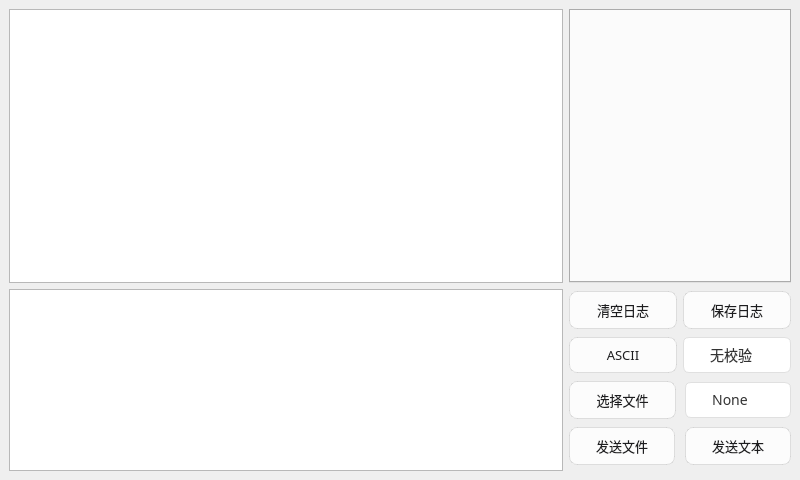
<?xml version="1.0" encoding="UTF-8"?>
<ui version="4.0">
 <class>MainWindow</class>
 <widget class="QMainWindow" name="MainWindow">
  <property name="geometry">
   <rect>
    <x>0</x>
    <y>0</y>
    <width>800</width>
    <height>480</height>
   </rect>
  </property>
  <property name="font">
   <font>
    <family>微软雅黑</family>
   </font>
  </property>
  <property name="windowTitle">
   <string>MainWindow</string>
  </property>
  <widget class="QWidget" name="centralwidget">
   <layout class="QVBoxLayout" name="verticalLayout_3">
    <item>
     <layout class="QVBoxLayout" name="verticalLayout_2" stretch="3,2">
      <item>
       <layout class="QHBoxLayout" name="horizontalLayout" stretch="5,2">
        <item>
         <widget class="QTextBrowser" name="textBrowser"/>
        </item>
        <item>
         <widget class="QTabWidget" name="tabWidget"/>
        </item>
       </layout>
      </item>
      <item>
       <layout class="QHBoxLayout" name="horizontalLayout_6" stretch="5,2">
        <item>
         <widget class="QTextEdit" name="textEdit"/>
        </item>
        <item>
         <layout class="QVBoxLayout" name="verticalLayout">
          <item>
           <layout class="QHBoxLayout" name="horizontalLayout_2">
            <item>
             <widget class="QPushButton" name="clearLog">
              <property name="styleSheet">
               <string notr="true">QPushButton {
    background-color: rgba(255, 255, 255, 0.8);
    color: #1d1d1f;
    border: 1px solid rgba(0, 0, 0, 0.1);
    border-radius: 8px;
    font-size: 13px;
    padding: 8px 16px;
}

QPushButton:hover {
    background-color: rgba(255, 255, 255, 0.9);
    border-color: rgba(0, 0, 0, 0.15);
}

QPushButton:pressed {
    background-color: rgba(245, 245, 247, 0.9);
}</string>
              </property>
              <property name="text">
               <string>清空日志</string>
              </property>
             </widget>
            </item>
            <item>
             <widget class="QPushButton" name="saveLog">
              <property name="styleSheet">
               <string notr="true">QPushButton {
    background-color: rgba(255, 255, 255, 0.8);
    color: #1d1d1f;
    border: 1px solid rgba(0, 0, 0, 0.1);
    border-radius: 8px;
    font-size: 13px;
    padding: 8px 16px;
}

QPushButton:hover {
    background-color: rgba(255, 255, 255, 0.9);
    border-color: rgba(0, 0, 0, 0.15);
}

QPushButton:pressed {
    background-color: rgba(245, 245, 247, 0.9);
}</string>
              </property>
              <property name="text">
               <string>保存日志</string>
              </property>
             </widget>
            </item>
           </layout>
          </item>
          <item>
           <layout class="QHBoxLayout" name="horizontalLayout_3">
            <item>
             <widget class="QPushButton" name="hexBtn">
              <property name="styleSheet">
               <string notr="true">QPushButton {
    background-color: rgba(255, 255, 255, 0.8);
    color: #1d1d1f;
    border: 1px solid rgba(0, 0, 0, 0.1);
    border-radius: 8px;
    font-size: 13px;
    padding: 8px 16px;
}

QPushButton:hover {
    background-color: rgba(255, 255, 255, 0.9);
    border-color: rgba(0, 0, 0, 0.15);
}

QPushButton:pressed {
    background-color: rgba(245, 245, 247, 0.9);
}</string>
              </property>
              <property name="text">
               <string>ASCII</string>
              </property>
             </widget>
            </item>
            <item>
             <widget class="QComboBox" name="checkBox">
              <property name="font">
               <font>
                <family>微软雅黑</family>
                <pointsize>-1</pointsize>
               </font>
              </property>
              <property name="styleSheet">
               <string notr="true">/* 统一所有输入框（QLineEdit + QComboBox）的样式 */
 QComboBox {
    background-color: #ffffff;
    border: 1px solid #e0e0e0;
    border-radius: 6px;
    padding: 6px 8px;
    font-size: 14px;
    color: #333333;
}

/* 彻底隐藏QComboBox下拉区域：宽度设为0，无任何交互 */
QComboBox::drop-down {
    border: none;
    background-color: transparent;
    width: 0px; /* 关键：将下拉区域宽度设为0，视觉上完全消失 */
}
QComboBox::down-arrow {
    image: none; /* 清空箭头图标，避免资源加载警告 */
    width: 0px;
    height: 0px;
}

/* 可选：QComboBox 编辑区域文字居中（兼容可编辑场景） */
QComboBox QAbstractItemView {
    text-align: center;
    alignment: AlignCenter;
}</string>
              </property>
              <property name="editable">
               <bool>false</bool>
              </property>
              <item>
               <property name="text">
                <string>     无校验</string>
               </property>
              </item>
              <item>
               <property name="text">
                <string>校验和</string>
               </property>
              </item>
              <item>
               <property name="text">
                <string>异或校验</string>
               </property>
              </item>
              <item>
               <property name="text">
                <string>CRC16</string>
               </property>
              </item>
             </widget>
            </item>
           </layout>
          </item>
          <item>
           <layout class="QHBoxLayout" name="horizontalLayout_4" stretch="1,1">
            <property name="spacing">
             <number>9</number>
            </property>
            <item>
             <widget class="QPushButton" name="selectFile">
              <property name="sizePolicy">
               <sizepolicy hsizetype="Ignored" vsizetype="Fixed">
                <horstretch>0</horstretch>
                <verstretch>0</verstretch>
               </sizepolicy>
              </property>
              <property name="styleSheet">
               <string notr="true">QPushButton {
    background-color: rgba(255, 255, 255, 0.8);
    color: #1d1d1f;
    border: 1px solid rgba(0, 0, 0, 0.1);
    border-radius: 8px;
    font-size: 13px;
    padding: 8px 16px;
}

QPushButton:hover {
    background-color: rgba(255, 255, 255, 0.9);
    border-color: rgba(0, 0, 0, 0.15);
}

QPushButton:pressed {
    background-color: rgba(245, 245, 247, 0.9);
}</string>
              </property>
              <property name="text">
               <string>选择文件</string>
              </property>
             </widget>
            </item>
            <item>
             <widget class="QComboBox" name="ProtocolBox">
              <property name="sizePolicy">
               <sizepolicy hsizetype="Expanding" vsizetype="Fixed">
                <horstretch>0</horstretch>
                <verstretch>0</verstretch>
               </sizepolicy>
              </property>
              <property name="styleSheet">
               <string notr="true">/* 统一所有输入框（QLineEdit + QComboBox）的样式 */
 QComboBox {
    background-color: #ffffff;
    border: 1px solid #e0e0e0;
    border-radius: 6px;
    padding: 6px 8px;
    font-size: 14px;
    color: #333333;
}

/* 彻底隐藏QComboBox下拉区域：宽度设为0，无任何交互 */
QComboBox::drop-down {
    border: none;
    background-color: transparent;
    width: 0px; /* 关键：将下拉区域宽度设为0，视觉上完全消失 */
}
QComboBox::down-arrow {
    image: none; /* 清空箭头图标，避免资源加载警告 */
    width: 0px;
    height: 0px;
}

/* 可选：QComboBox 编辑区域文字居中（兼容可编辑场景） */
QComboBox QAbstractItemView {
    text-align: center;
    alignment: AlignCenter;
}</string>
              </property>
              <item>
               <property name="text">
                <string>     None</string>
               </property>
              </item>
              <item>
               <property name="text">
                <string>CRC16-2-2</string>
               </property>
              </item>
             </widget>
            </item>
           </layout>
          </item>
          <item>
           <layout class="QHBoxLayout" name="horizontalLayout_5" stretch="1,1">
            <property name="spacing">
             <number>10</number>
            </property>
            <item>
             <widget class="QPushButton" name="fileBtn">
              <property name="styleSheet">
               <string notr="true">QPushButton {
    background-color: rgba(255, 255, 255, 0.8);
    color: #1d1d1f;
    border: 1px solid rgba(0, 0, 0, 0.1);
    border-radius: 8px;
    font-size: 13px;
    padding: 8px 16px;
}

QPushButton:hover {
    background-color: rgba(255, 255, 255, 0.9);
    border-color: rgba(0, 0, 0, 0.15);
}

QPushButton:pressed {
    background-color: rgba(245, 245, 247, 0.9);
}</string>
              </property>
              <property name="text">
               <string>发送文件</string>
              </property>
             </widget>
            </item>
            <item>
             <widget class="QPushButton" name="sendBtn">
              <property name="styleSheet">
               <string notr="true">QPushButton {
    background-color: rgba(255, 255, 255, 0.8);
    color: #1d1d1f;
    border: 1px solid rgba(0, 0, 0, 0.1);
    border-radius: 8px;
    font-size: 13px;
    padding: 8px 16px;
}

QPushButton:hover {
    background-color: rgba(255, 255, 255, 0.9);
    border-color: rgba(0, 0, 0, 0.15);
}

QPushButton:pressed {
    background-color: rgba(245, 245, 247, 0.9);
}</string>
              </property>
              <property name="text">
               <string>发送文本</string>
              </property>
             </widget>
            </item>
           </layout>
          </item>
         </layout>
        </item>
       </layout>
      </item>
     </layout>
    </item>
   </layout>
  </widget>
 </widget>
 <resources/>
 <connections/>
</ui>
